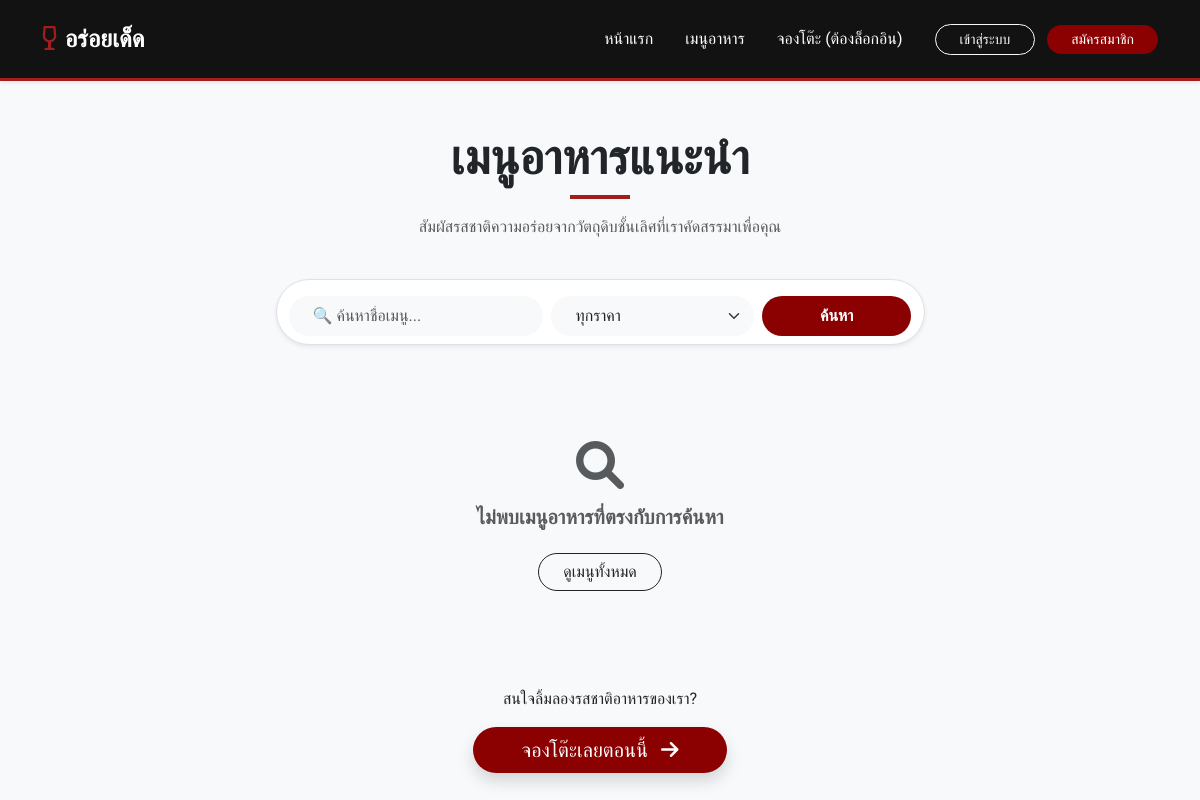
/menu/, run on an earlier commit of the app's database.
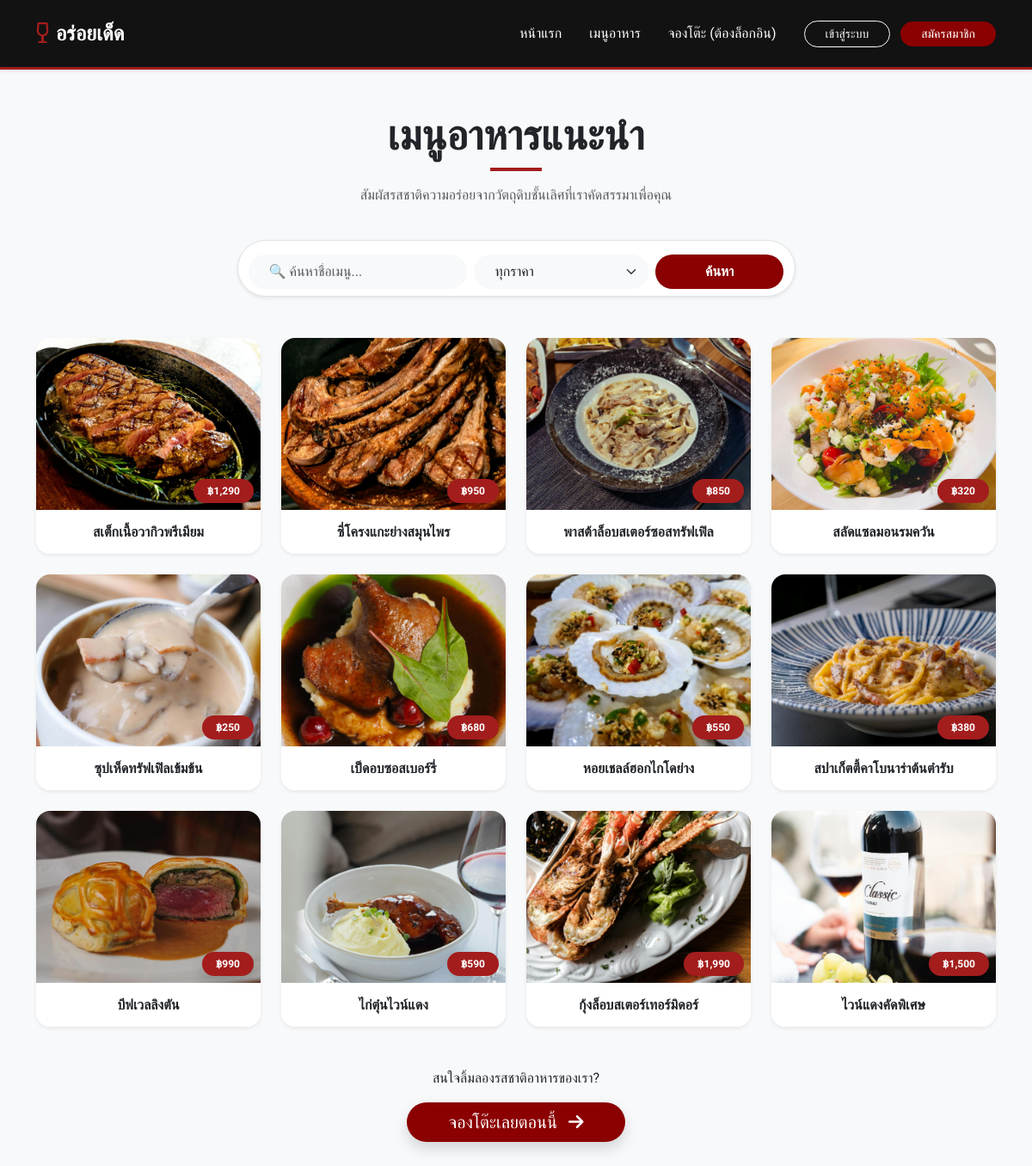
And on a later commit of the database.
### myapp/models.py (models this page shows, shortened)
class FoodMenu(models.Model):
    name = models.CharField(max_length=100, verbose_name="ชื่อเมนู")
    price = models.IntegerField(verbose_name="ราคา")
    image = models.ImageField(upload_to='menu_images/', blank=True, null=True, verbose_name="รูปภาพอาหาร")
    is_available = models.BooleanField(default=True, verbose_name="พร้อมขาย (มีของ)")

### myapp/views.py (the view)
# urls.py: path('menu/', views.menu, name='menu'),
def menu(request):
    search_query = request.GET.get('search', '')
    max_price = request.GET.get('max_price', '')
    food_items = FoodMenu.objects.filter(is_available=True).order_by('-id')
    if search_query:
        food_items = food_items.filter(name__icontains=search_query)
    if max_price:
        food_items = food_items.filter(price__lte=int(max_price))
    return render(request, 'menu.html', {
        'food_items': food_items,
        'search_query': search_query,
        'max_price': max_price
    })

### myapp/templates/menu.html (shortened to what this page needs)
{% extends 'base.html' %}
{% load static %}
{% load humanize %} {% block title %}เมนูอาหาร - ร้านอร่อยเด็ด{% endblock %}
{% block content %}
<div class="container py-5">
    <div class="text-center mb-5">
        <h2 class="fw-bold display-5">เมนูอาหารแนะนำ</h2>
        <div class="mx-auto bg-premium-red mb-3" style="height: 4px; width: 60px;"></div>
        <p class="text-muted">สัมผัสรสชาติความอร่อยจากวัตถุดิบชั้นเลิศที่เราคัดสรรมาเพื่อคุณ</p>
    </div>
    <div class="row justify-content-center mb-5">
        <div class="col-md-8 col-lg-7">
            <form method="GET" class="row g-2 justify-content-center bg-white p-2 rounded-pill shadow-sm border">
                <div class="col-md-5">
                    <input type="text" name="search" class="form-control rounded-pill border-0 bg-light px-4 py-2"
                           placeholder="🔍 ค้นหาชื่อเมนู..." value="{{ search_query }}">
                </div>
                <div class="col-md-4">
                    <select name="max_price" class="form-select rounded-pill border-0 bg-light px-4 py-2">
                        <option value="">ทุกราคา</option>
                    </select>
                </div>
                <div class="col-md-3">
                    <button type="submit" class="btn btn-premium-red w-100 rounded-pill py-2 fw-bold">
                        ค้นหา
                    </button>
                </div>
            </form>
        </div>
    </div>
    <div class="row g-4 justify-content-center">
        {% for item in food_items %}
        <div class="col-6 col-md-4 col-lg-3">
            <div class="card h-100 border-0 shadow-sm rounded-4 overflow-hidden menu-card">
                <div class="position-relative overflow-hidden" style="height: 200px;">
                    {% if item.image %}
                        <img src="{{ item.image.url }}" class="card-img-top w-100 h-100 object-fit-cover transition-zoom" alt="{{ item.name }}">
                    {% else %}
                        <div class="bg-light d-flex align-items-center justify-content-center text-muted w-100 h-100">
                            <i class="fas fa-image fa-2x"></i>
                        </div>
                    {% endif %}
                    <div class="position-absolute bottom-0 end-0 m-2">
                        <span class="badge bg-premium-red px-3 py-2 rounded-pill shadow">
                            ฿{{ item.price|intcomma }}
                        </span>
                    </div>
                </div>
                <div class="card-body text-center bg-white">
                    <h6 class="card-title fw-bold mb-0">{{ item.name }}</h6>
                </div>
            </div>
        </div>
        {% empty %}
        <div class="col-12 text-center py-5">
            <i class="fas fa-search fa-3x text-muted mb-3"></i>
            <h5 class="text-muted fw-bold">ไม่พบเมนูอาหารที่ตรงกับการค้นหา</h5>
            <a href="{% url 'menu' %}" class="btn btn-outline-dark rounded-pill mt-3 px-4">ดูเมนูทั้งหมด</a>
        </div>
        {% endfor %}
    </div>
    <div class="text-center mt-5">
        <p class="mb-3">สนใจลิ้มลองรสชาติอาหารของเรา?</p>
        <a href="{% url 'booking' %}" class="btn btn-premium-red btn-lg rounded-pill px-5 shadow">
            จองโต๊ะเลยตอนนี้ <i class="fas fa-arrow-right ms-2"></i>
        </a>
    </div>
</div>
{% endblock %}

### myapp/templates/base.html (shortened to what this page needs)
<!DOCTYPE html>
<html lang="th">
<head>
    <link href="https://cdn.jsdelivr.net/npm/bootstrap@5.3.0/dist/css/bootstrap.min.css" rel="stylesheet">
    <link href="https://cdnjs.cloudflare.com/ajax/libs/font-awesome/6.0.0/css/all.min.css" rel="stylesheet">
</head>
<body>
    <nav class="navbar navbar-expand-lg navbar-dark navbar-dark-premium shadow-sm py-3">
        <div class="container">
            <a class="navbar-brand fw-bold fs-4" href="{% url 'home' %}">
                <i class="fas fa-wine-glass-alt text-premium-red me-2"></i>อร่อยเด็ด
            </a>
            <div class="collapse navbar-collapse" id="navbarNav">
                <div class="navbar-nav ms-auto align-items-center">
                    <a class="nav-link text-white mx-2" href="{% url 'home' %}">หน้าแรก</a>
                    <a class="nav-link text-white mx-2" href="{% url 'menu' %}">เมนูอาหาร</a>
                    {% if user.is_authenticated %}
                        <a class="nav-link text-white mx-2" href="{% url 'booking' %}">จองโต๊ะ</a>
                        <a class="nav-link text-white mx-2" href="{% url 'my_bookings' %}">ประวัติการจอง</a>
                        <div class="d-flex align-items-center ms-lg-3">
                            <span class="fw-bold text-premium-red me-3">
                                <i class="fas fa-user-circle me-1"></i> คุณ {{ user.username }}
                            </span>
                            <form action="{% url 'logout' %}" method="post" class="m-0">
                                {% csrf_token %}
                                <button type="submit" class="btn btn-outline-light btn-sm rounded-pill px-3">
                                    <i class="fas fa-sign-out-alt me-1"></i> ออกจากระบบ
                                </button>
                            </form>
                        </div>
                    {% else %}
                        <a class="nav-link text-white mx-2" href="{% url 'login' %}">จองโต๊ะ (ต้องล็อกอิน)</a>
                        <div class="ms-lg-3">
                            <a class="btn btn-outline-light btn-sm rounded-pill px-4 me-2" href="{% url 'login' %}">เข้าสู่ระบบ</a>
                            <a class="btn btn-premium-red btn-sm rounded-pill px-4" href="{% url 'register' %}">สมัครสมาชิก</a>
                        </div>
                    {% endif %}
                </div>
            </div>
        </div>
    </nav>
    {% block content %}
    {% endblock %}
</body>
</html>

### myapp/templates/base.html (style rules this page uses)
body { font-family: 'Prompt', sans-serif; background-color: #f8f9fa; }
.bg-premium-red { background-color: #A31D1D !important; }
.text-premium-red { color: #A31D1D !important; }
.btn-premium-red { background-color: #A31D1D; color: white; border: none; transition: all 0.3s ease; }
.navbar-dark-premium { background-color: #121212 !important; border-bottom: 3px solid #A31D1D; }

### myapp/templates/menu.html (style rules this page uses)
.menu-card { transition: transform 0.3s ease, box-shadow 0.3s ease; }
.transition-zoom { transition: transform 0.5s ease; }
.object-fit-cover { object-fit: cover; }
.bg-premium-red { background-color: #8b0000; color: white; }
.btn-premium-red { background-color: #8b0000; color: white; border: none; }

What changed in the data, as far as the page shows it:
added FoodMenu: image (picture), price "1,290", name "สเต็กเนื้อวากิวพรีเมียม"
added FoodMenu: image (picture), price "950", name "ซี่โครงแกะย่างสมุนไพร"
added FoodMenu: image (picture), price "850", name "พาสต้าล็อบสเตอร์ซอสทรัฟเฟิล"
added FoodMenu: image (picture), price "320", name "สลัดแซลมอนรมควัน"
added FoodMenu: image (picture), price "250", name "ซุปเห็ดทรัฟเฟิลเข้มข้น"
added FoodMenu: image (picture), price "680", name "เป็ดอบซอสเบอร์รี่"
added FoodMenu: image (picture), price "550", name "หอยเชลล์ฮอกไกโดย่าง"
added FoodMenu: image (picture), price "380", name "สปาเก็ตตี้คาโบนาร่าต้นตำรับ"
added FoodMenu: image (picture), price "990", name "บีฟเวลลิงตัน"
added FoodMenu: image (picture), price "590", name "ไก่ตุ๋นไวน์แดง"
added FoodMenu: image (picture), price "1,990", name "กุ้งล็อบสเตอร์เทอร์มิดอร์"
added FoodMenu: image (picture), price "1,500", name "ไวน์แดงคัดพิเศษ"
Also different on the page:
text no longer shown: "ไม่พบเมนูอาหารที่ตรงกับการค้นหา ดูเมนูทั้งหมด"
